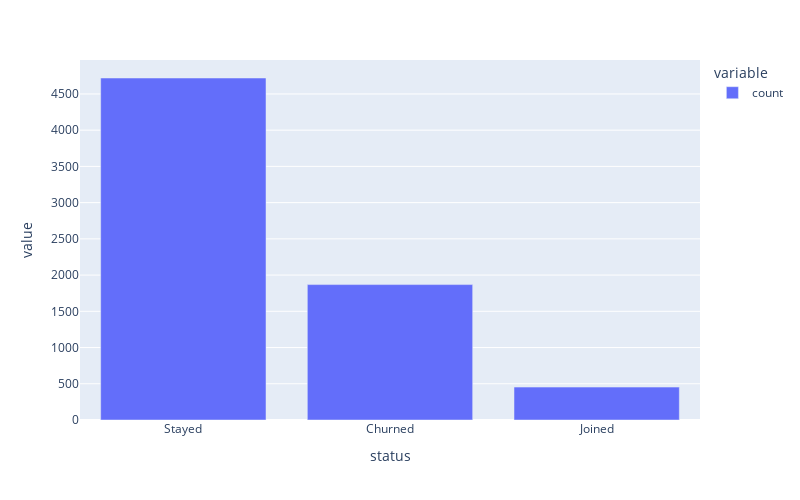

Here is the notebook cell this chart was saved with:
### Markdown cell above
## EDA

### Code cell
import plotly.express as px

# Let's have a look at the churn status.
fig = px.bar(df['status'].value_counts(), width=800, height=500)
fig.show()

### Figure 1 — Plotly figure (JSON) as saved in the notebook; plotly's stock layout.template omitted (floating-point values rounded to 4 significant figures)
{"data": [{"alignmentgroup": "True", "hovertemplate": "variable=count<br>status=%{x}<br>value=%{y}<extra></extra>", "legendgroup": "count", "marker": {"color": "#636efa", "pattern": {"shape": ""}}, "name": "count", "offsetgroup": "count", "orientation": "v", "showlegend": true, "textposition": "auto", "type": "bar", "x": ["Stayed", "Churned", "Joined"], "xaxis": "x", "y": [4720, 1869, 454], "yaxis": "y"}], "layout": {"barmode": "relative", "height": 500, "legend": {"title": {"text": "variable"}, "tracegroupgap": 0}, "margin": {"t": 60}, "width": 800, "xaxis": {"anchor": "y", "domain": [0, 1], "title": {"text": "status"}}, "yaxis": {"anchor": "x", "domain": [0, 1], "title": {"text": "value"}}}}
